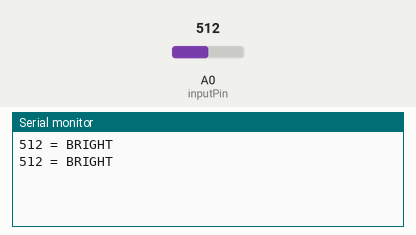
A sketch run on a simulated Arduino Uno, built with avr-gcc and run on an emulated ATmega328P. Shown: the last lines printed to the serial monitor. Inputs (shaded band) come from the test bench; at power-on: A0 (inputPin) = 512.

Above: at 2.8 s.
2.9 s: A0 (inputPin) set to 490
At 4.9 s:
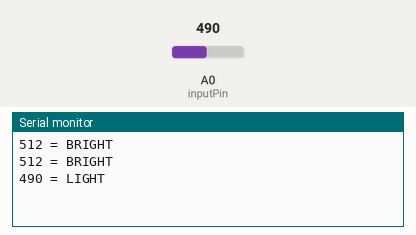
7.5 s: A0 (inputPin) set to 190
At 9.2 s:
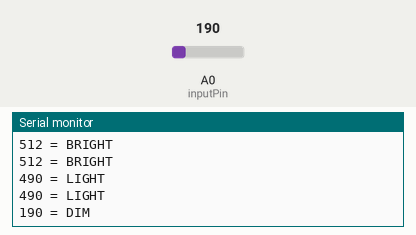
11.5 s: A0 (inputPin) set to 0
At 13.4 s:
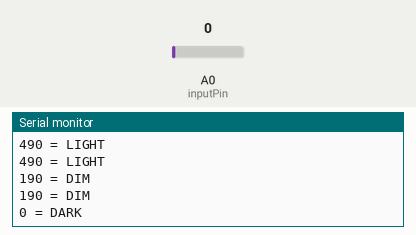
15.5 s: A0 (inputPin) set to 810
At 16.5 s:
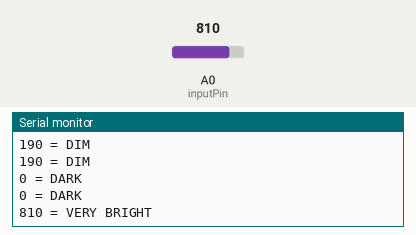

Measured:
- after the input at 2.9 s, the serial monitor: prints a new line after 1.1 s (image 1)
- after the input at 7.5 s, the serial monitor: prints a new line after 0.50 s (image 2)
- after the input at 11.5 s, the serial monitor: prints a new line after 0.50 s (image 3)
- after the input at 15.5 s, the serial monitor: prints a new line after 0.50 s (image 4)

The sketch:

photocell.ino
```cpp
int inputPin = 0;


void setup()
{
    Serial.begin(9600);
}


void loop()
{
    int reading = analogRead(inputPin);

    Serial.print(reading);

    if (reading < 10) {
        Serial.println(" = DARK");
    } else if(reading < 200) {
        Serial.println(" = DIM");
    } else if (reading < 500) {
        Serial.println(" = LIGHT");
    } else if (reading < 800) {
        Serial.println(" = BRIGHT");
    } else {
        Serial.println(" = VERY BRIGHT");
    }

    delay(2000);
}
```
